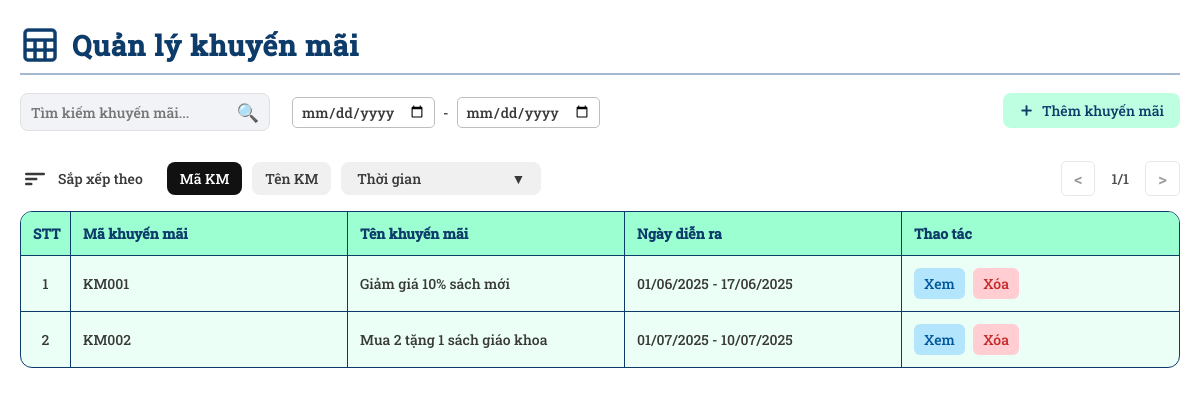
Before: /admin/Deals/deals.php (signed in) with the older database file.
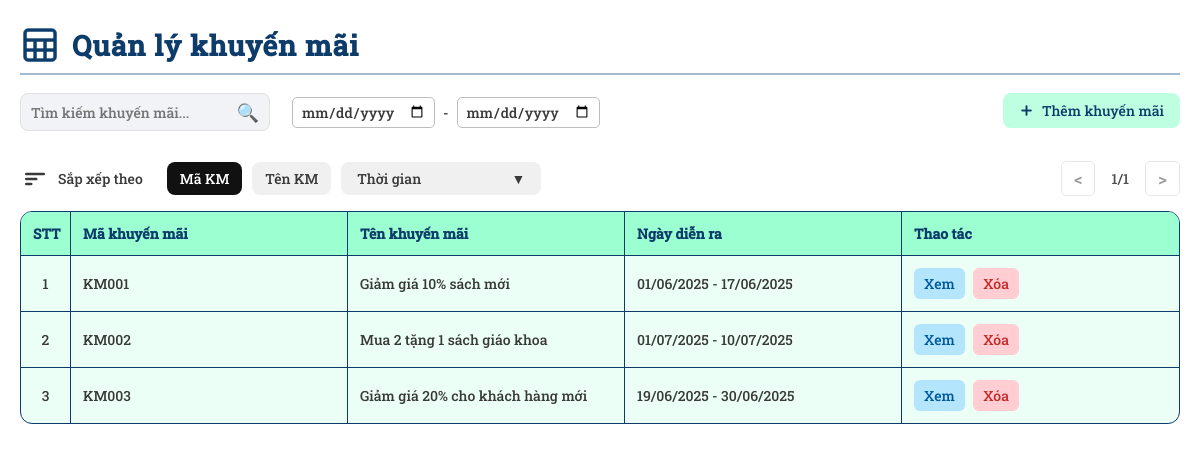
After: the same page with the newer database file.
### tables this page shows
CREATE TABLE `khuyenmai` (
  `MaKM` varchar(10) NOT NULL,
  `TenKM` varchar(100) DEFAULT NULL,
  `NgayBatDau` date DEFAULT NULL,
  `NgayKetThuc` date DEFAULT NULL,
  `DieuKienApDung` text DEFAULT NULL
);

### admin/Deals/deals.php (the view, shortened to what this page needs)
<?php
include __DIR__ . '/../../connect.php';
$role = $_SESSION['role'];
$result = $mysqli->query("SELECT * FROM khuyenmai");
?>
<!DOCTYPE html>
<html lang="vi">
<head>
    <link rel="stylesheet" href="../../assets/general-style.css" />
</head>
<body data-role="<?php echo htmlspecialchars($role); ?>">
    <div class="main-content">
        <h2 class="title">
            <img src="../../assets/sheet.png" class="title-icon">
            Quản lý khuyến mãi
        </h2>
        <div class="toolbar">
            <div class="toolbar-row">
                <div class="search-filter-group">
                    <div class="search-box">
                        <input type="text" placeholder="Tìm kiếm khuyến mãi..." class="search-input" />
                        <button class="search-button">🔍</button>
                    </div>
                    <div class="date-range-group">
                        <input type="date" id="date-from" class="date-from" placeholder="Từ ngày">
                        <span style="margin: 0 4px;">-</span>
                        <input type="date" id="date-to" class="date-to" placeholder="Đến ngày">
                    </div>
                </div>
                <?php if($role === 'Admin'): ?>
                <button class="add-button" onclick="createNewDeal()">
                    <img src="../../assets/plus.png" class="icon-add" alt="Add Icon" />
                    Thêm khuyến mãi
                </button>
                <?php endif; ?>
            </div>
        </div>
        <div class="sort-pagination-bar">
            <div class="sort-bar">
                <div class="sort-title-group">
                    <span class="sort-icon">
                        <svg width="30" height="30" viewBox="0 0 24 24" fill="none"><rect x="4" y="7" width="16" height="2" rx="1" fill="#393939"/><rect x="4" y="11" width="10" height="2" rx="1" fill="#393939"/><rect x="4" y="15" width="6" height="2" rx="1" fill="#393939"/></svg>
                    </span>
                    <span class="sort-label">Sắp xếp theo</span>
                </div>
                <div class="sort-tabs">
                    <button class="sort-btn active" data-sort="id">Mã KM</button>
                    <button class="sort-btn" data-sort="name">Tên KM</button>
                    <div class="sort-dropdown">
                        <button class="sort-btn time sort-dropdown-toggle" id="sortTimeBtn">
                            <span class="label">Thời gian</span>
                            <span class="arrow">&#9660;</span>
                        </button>
                    </div>
                </div>
            </div>
            <span class="pagination">
                <button class="page-btn prev">&lt;</button>
                <span class="page-info">1/1</span>
                <button class="page-btn next">&gt;</button>
            </span>
        </div>
        <table class="table">
            <thead>
                <tr>
                    <th class="stt">STT</th>
                    <th class="id">Mã khuyến mãi</th>
                    <th>Tên khuyến mãi</th>
                    <th>Ngày diễn ra</th>
                    <th class="actions">Thao tác</th>
                </tr>
            </thead>
            <tbody>
            <?php
            $stt = 1;
            while ($row = $result->fetch_assoc()):
            ?>
            <?php
                $ngayBatDau = date('d/m/Y', strtotime($row['NgayBatDau']));
                $ngayKetThuc = date('d/m/Y', strtotime($row['NgayKetThuc']));
            ?>
            <tr data-condition="<?= htmlspecialchars($row['DieuKienApDung']) ?>">
            <td class="stt"><?= $stt++ ?></td>
            <td class="id"><?= htmlspecialchars($row['MaKM']) ?></td>
            <td><?= htmlspecialchars($row['TenKM']) ?></td>
            <td><?= $ngayBatDau ?> - <?= $ngayKetThuc ?></td>
            <td class="action-buttons">
                <button class="view-btn" onclick="viewDeal('<?= $row['MaKM'] ?>')">Xem</button>
                <?php if($role === 'Admin'): ?>
                <button class="delete-btn" onclick="deleteDeal(this)">Xóa</button>
                <?php endif; ?>
            </td>
            </tr>
            <?php endwhile; ?>
            </tbody>
    </table>
  </div>
</body>
</html>

Changed rows visible on the page:
added khuyenmai: MaKM "KM003", TenKM "Giảm giá 20% cho khách hàng mới", NgayBatDau "19/06/2025", NgayKetThuc "30/06/2025"
